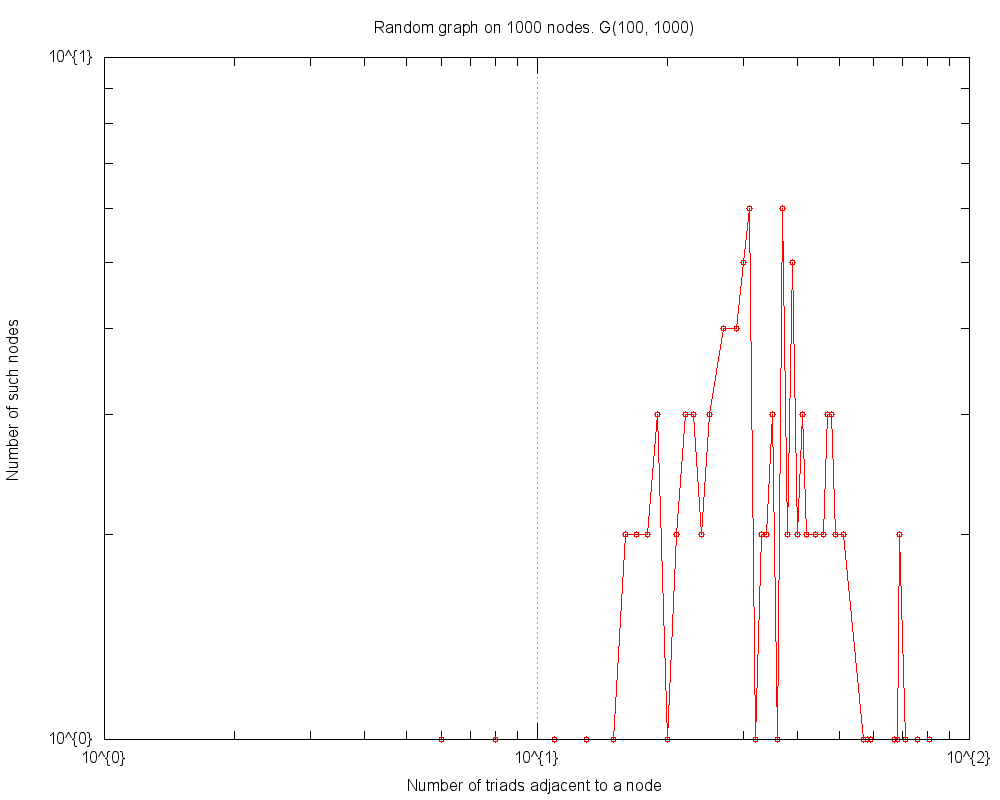

Source code (gnuplot):
#
# Random graph on 1000 nodes. G(100, 1000) (Thu Mar 20 17:42:14 2014)
#

set title "Random graph on 1000 nodes. G(100, 1000)"
set key bottom right
set logscale xy 10
set format x "10^{%L}"
set mxtics 10
set format y "10^{%L}"
set mytics 10
set grid
set xlabel "Number of triads adjacent to a node"
set ylabel "Number of such nodes"
set tics scale 2
set terminal png size 1000,800
set output 'triad.RndGraph.png'
plot 	"triad.RndGraph.tab" using 1:2 title "" with linespoints pt 6
